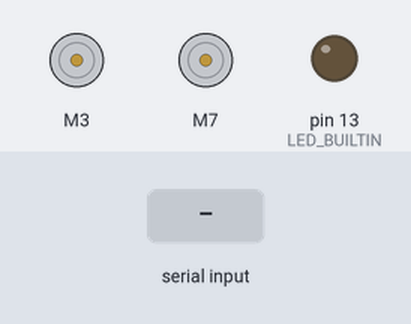
The sketch below on a simulated Arduino Uno, built with avr-gcc and run on an emulated ATmega328P. On the bench: 2 × DC motor (green arrow = forward, orange = backward, longer = faster), output pins drawn as LEDs (lit = HIGH). The inputs (shaded band) are chosen by the test bench.

Above: at 1.2 s.
1.3 s: "1" received over Serial
At 1.7 s:
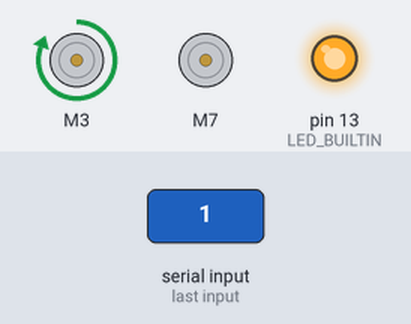
2.8 s: "0" received over Serial
At 4.1 s:
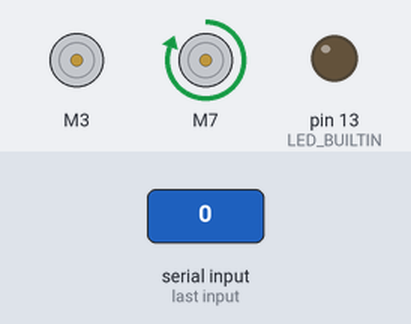
Timing chart, 0 to 5.8 s (numbered marks = the images above; inputs shaded):
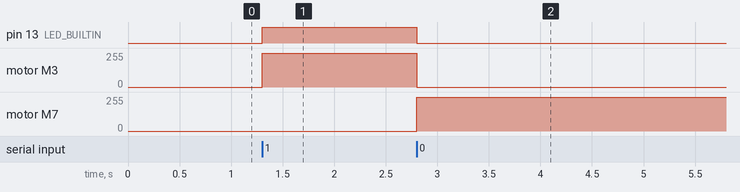

The sketch:

ArduinoCode.ino
```cpp
// Anurag Nag Adoni
#include <stdio.h>
#include <string.h>
#include <SparkFun_TB6612.h>

using namespace std;
int datafromUser = 0;
String incomingByte;
int ledState = LOW;
unsigned long previousMillis = 0;
const long interval = 1000;
const int ledPin =  LED_BUILTIN;

 #define AIN1 3
#define BIN1 7
#define AIN2 4
#define BIN2 8
#define PWMA 5
#define PWMB 6
#define STBY 9

const int offsetA = 1;
const int offsetB = 1;

Motor motor1 = Motor(AIN1, AIN2, PWMA, offsetA, STBY);
Motor motor2 = Motor(BIN1, BIN2, PWMB, offsetB, STBY);

void setup() {
  Serial.begin(9600);
  pinMode( LED_BUILTIN , OUTPUT );
}

void loop() {
   //brake(motor1,motor2);
   unsigned long currentMillis = millis();
   if (currentMillis - previousMillis >= interval) {
    // save the last time you blinked the LED
    previousMillis = currentMillis;
   }

  if(Serial.available()> 0){
    //incomingByte = Serial.read();
    datafromUser = Serial.read();
  }

    if(datafromUser == '1'){

       motor1.drive(255);
       digitalWrite(LED_BUILTIN, HIGH);
       motor2.brake();


    }
    else if(datafromUser == '0'){

       motor2.drive(255);
       digitalWrite(LED_BUILTIN, LOW);
       motor1.brake();
    }
    else{

    }

}
```

Measured:
- after the input at 1.3 s, pin 13 (LED_BUILTIN): LOW → HIGH at once; motor M3: stopped → forward 255/255 at once
- after the input at 2.8 s, pin 13 (LED_BUILTIN): HIGH → LOW at once; motor M3: forward 255/255 → stopped at once; motor M7: stopped → forward 255/255 at once
